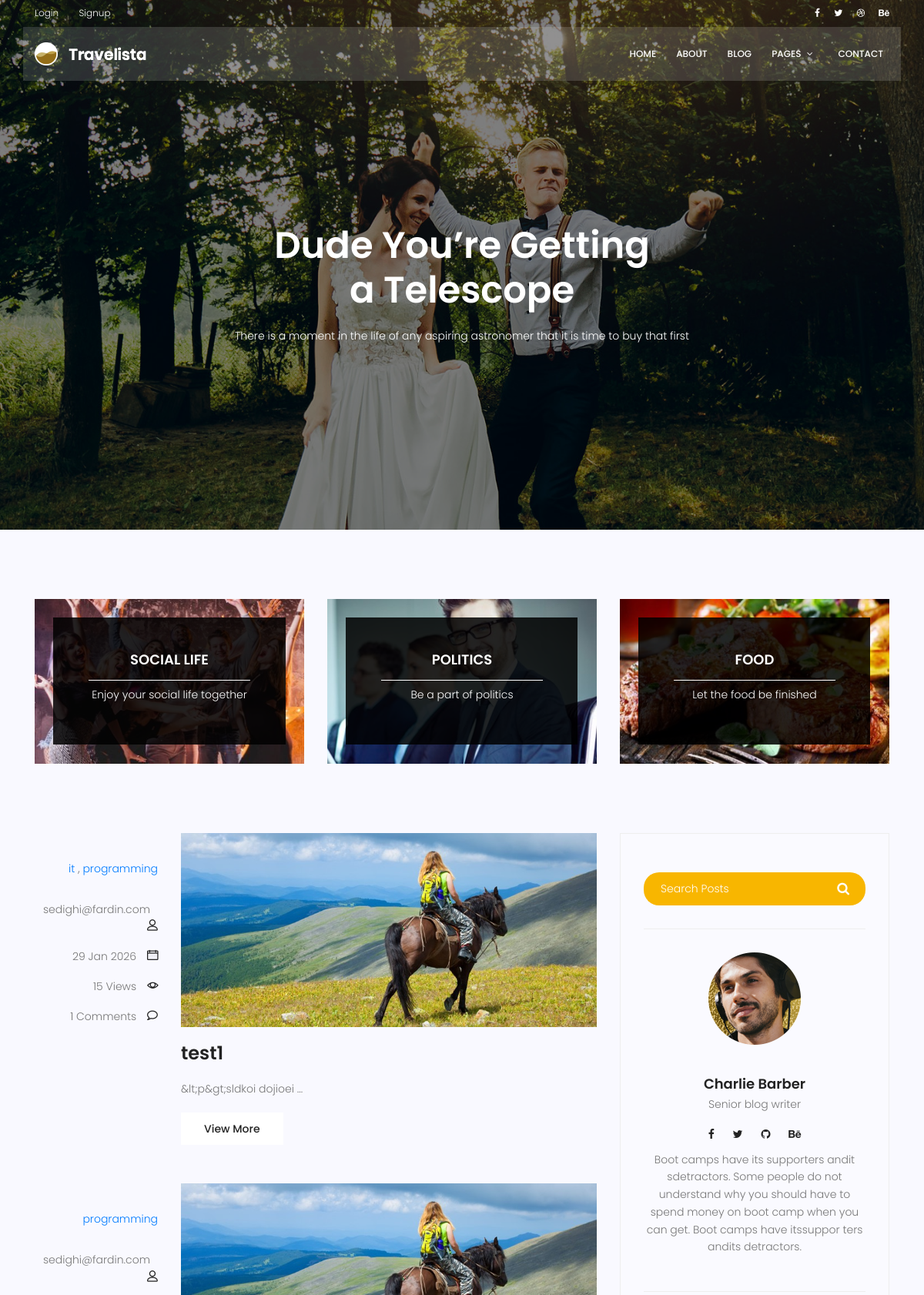
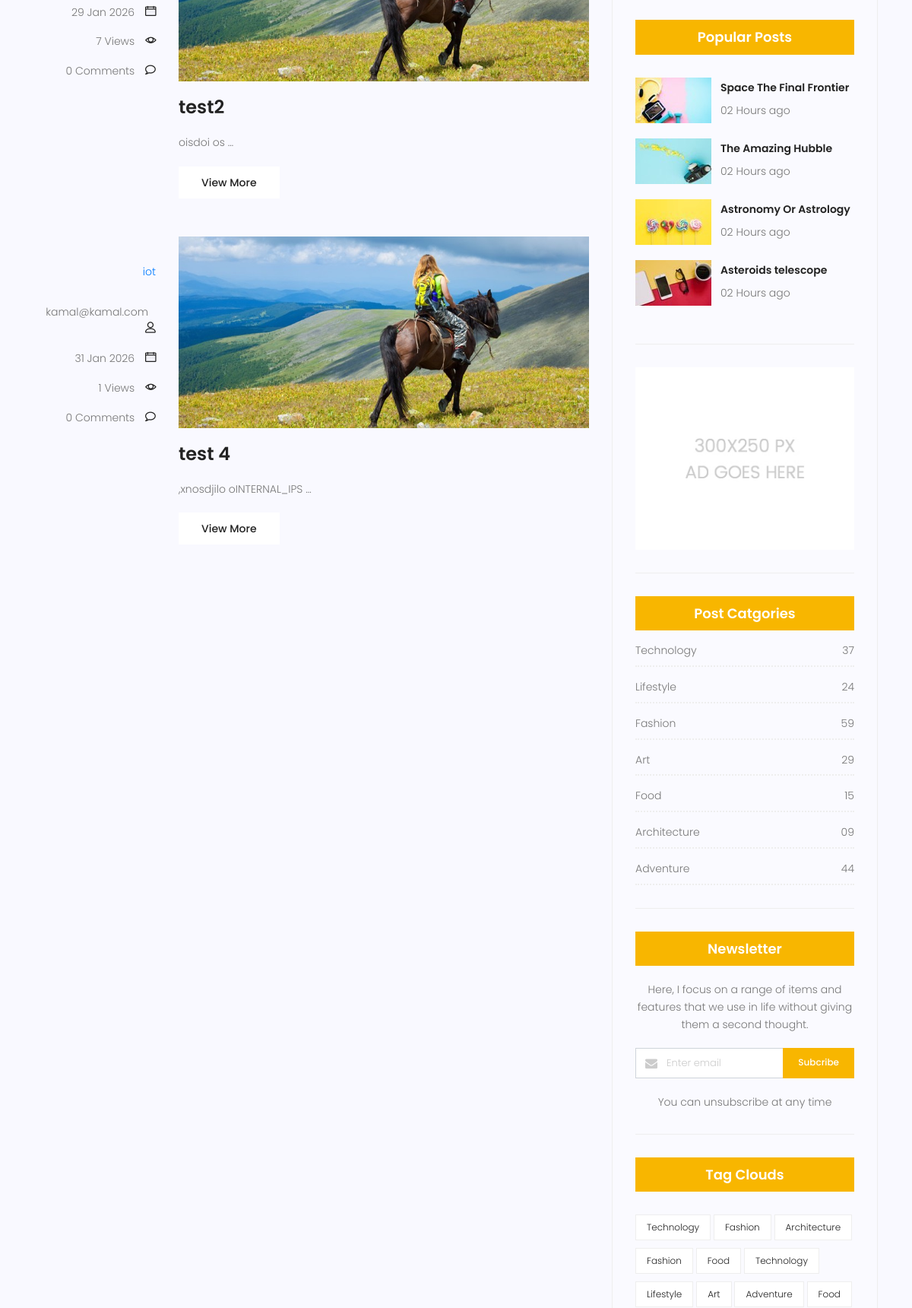
The app's page /blog/search/ (upper part) with its own data (2 pictures, top to bottom).
### blog/models.py (models this page shows, shortened)
class Category(models.Model):
    name = models.CharField(max_length = 255)
    def __str__(self):
        return self.name

class Post(models.Model):
    image = models.ImageField(upload_to = 'blog/', default = 'blog/default.jpg')
    author = models.ForeignKey(settings.AUTH_USER_MODEL, on_delete=models.CASCADE, null=True)
    title = models.CharField(max_length = 255)
    content = models.TextField()
    tag = TaggableManager()
    category = models.ManyToManyField(Category)
    counted_view = models.IntegerField(default = 0) # default = 0
    status = models.BooleanField(default = False)
    login_require = models.BooleanField(default = False)
    published_date = models.DateTimeField(null = True)
    created_date = models.DateTimeField(auto_now_add = True)
    updated_date = models.DateTimeField(auto_now = True)
    class Meta:
        ordering = ['created_date']

### accounts/models.py (models this page shows)
class User(AbstractBaseUser, PermissionsMixin):
    email = models.EmailField(max_length=255, unique=True)
    username = models.CharField(max_length=255, unique=True, null=True)
    date_joined = models.DateTimeField(auto_now_add=True, null=True)
    is_superuser = models.BooleanField(default=False)
    is_staff = models.BooleanField(default=False)
    is_active = models.BooleanField(default=True)
    updated_date = models.DateTimeField(auto_now=True)
    first_name = models.CharField(max_length=30)
    last_name = models.CharField(max_length=30)
    USERNAME_FIELD = "email"
    REQUIRED_FIELDS = ["username"]
    objects = UserManager()
    def __str__(self):
        return self.email

### blog/views.py (the view)
# urls.py: path('search/', blog_search, name = 'search'),
def blog_search(request):
    posts = Post.objects.filter(status = 1, published_date__lte = timezone.now())
    if request.method == 'GET':
        if S := request.GET.get('s'):
            posts = posts.filter(content__contains = S)
    context = {'posts': posts}
    return render(request, 'blog/blog-home.html', context)

### blog/templatetags/blog_tags.py (called while the page is built)
@register.simple_tag(name='comments_count')
def function(pid):
    post = Post.objects.get(pk=pid)
    return Comment.objects.filter(post=post.id, approved=True).count()

### templates/blog/blog-home.html (shortened to what this page needs)
{% extends 'base.html' %}
{% block content %}
{% load blog_tags %}
{% load static %}
			<section class="banner-area relative blog-home-banner" id="home">
				<div class="overlay overlay-bg"></div>
				<div class="container">
					<div class="row d-flex align-items-center justify-content-center">
						<div class="about-content blog-header-content col-lg-12">
							<h1 class="text-white">
								Dude You’re Getting
								a Telescope
							</h1>
							<p class="text-white">
								There is a moment in the life of any aspiring astronomer that it is time to buy that first
							</p>
						</div>
					</div>
				</div>
			</section>
			<section class="top-category-widget-area pt-90 pb-90 ">
				<div class="container">
					<div class="row">
						<div class="col-lg-4">
							<div class="single-cat-widget">
								<div class="content relative">
									<div class="overlay overlay-bg"></div>
								    <a href="#" target="_blank">
								      <div class="thumb">
								  		 <img class="content-image img-fluid d-block mx-auto" src="{% static 'img/blog/cat-widget1.jpg' %}" alt="">
								  	  </div>
								      <div class="content-details">
								        <h4 class="content-title mx-auto text-uppercase">Social life</h4>
								        <span></span>
								        <p>Enjoy your social life together</p>
								      </div>
								    </a>
								</div>
							</div>
						</div>
						<div class="col-lg-4">
							<div class="single-cat-widget">
								<div class="content relative">
									<div class="overlay overlay-bg"></div>
								    <a href="#" target="_blank">
								      <div class="thumb">
								  		 <img class="content-image img-fluid d-block mx-auto" src="{% static 'img/blog/cat-widget2.jpg' %}" alt="">
								  	  </div>
								      <div class="content-details">
								        <h4 class="content-title mx-auto text-uppercase">Politics</h4>
								        <span></span>
								        <p>Be a part of politics</p>
								      </div>
								    </a>
								</div>
							</div>
						</div>
						<div class="col-lg-4">
							<div class="single-cat-widget">
								<div class="content relative">
									<div class="overlay overlay-bg"></div>
								    <a href="#" target="_blank">
								      <div class="thumb">
								  		 <img class="content-image img-fluid d-block mx-auto" src="{% static 'img/blog/cat-widget3.jpg' %}" alt="">
								  	  </div>
								      <div class="content-details">
								        <h4 class="content-title mx-auto text-uppercase">Food</h4>
								        <span></span>
								        <p>Let the food be finished</p>
								      </div>
								    </a>
								</div>
							</div>
						</div>
					</div>
				</div>
			</section>
			<section class="post-content-area">
				<div class="container">
					<div class="row">
						<div class="col-lg-8 posts-list">
							{% for post in posts %}
							<div class="single-post row">
								<div class="col-lg-3  col-md-3 meta-details">
									<ul class="tags">
										{% for cat in post.category.all %}
											<a href="{% url 'blog:category' cat_name=cat.name %}">{{cat.name}}</a> {% if not forloop.last %},{% endif %}
										{% endfor %}
									</ul>
									<div class="user-details row">
										<p class="user-name col-lg-12 col-md-12 col-6"><a href="{% url 'blog:author' author_username=post.author.username %}">{{post.author}}</a> <span class="lnr lnr-user"></span></p>
										<p class="date col-lg-12 col-md-12 col-6"><a href="#">{{post.published_date|date:"d M Y"}}</a> <span class="lnr lnr-calendar-full"></span></p>
										<p class="view col-lg-12 col-md-12 col-6"><a href="#">{{post.counted_view}} Views</a> <span class="lnr lnr-eye"></span></p>
										<p class="comments col-lg-12 col-md-12 col-6"><a href="#">{% comments_count post.id %} Comments</a> <span class="lnr lnr-bubble"></span></p>
									</div>
								</div>
								<div class="col-lg-9 col-md-9 ">
									<div class="feature-img">
										<img class="img-fluid" src="{{post.image.url}}" alt="">
									</div>
									<a class="posts-title" href="{% url 'blog:single' pid=post.id %}"><h3>{{post.title}}</h3></a>
									<p class="excert">
										{{post.content|truncatewords:2}}
									</p>
									<a href="{% url 'blog:single' pid=post.id %}" class="primary-btn">View More</a>
								</div>
							</div>
							{% endfor %}
		                    <nav class="blog-pagination justify-content-center d-flex">
		                    </nav>
						</div>
						<div class="col-lg-4 sidebar-widgets">
							<div class="widget-wrap">
								{% include 'blog/blog-search.html' %}
								{% include 'blog/blog-writer.html' %}
								<div class="single-sidebar-widget popular-post-widget">
									<h4 class="popular-title">Popular Posts</h4>
									<div class="popular-post-list">
										<div class="single-post-list d-flex flex-row align-items-center">
											<div class="thumb">
												<img class="img-fluid" src="{% static 'img/blog/pp1.jpg' %}" alt="">
											</div>
											<div class="details">
												<a href="blog-single.html"><h6>Space The Final Frontier</h6></a>
												<p>02 Hours ago</p>
											</div>
										</div>
										<div class="single-post-list d-flex flex-row align-items-center">
											<div class="thumb">
												<img class="img-fluid" src="{% static 'img/blog/pp2.jpg' %}" alt="">
											</div>
											<div class="details">
												<a href="blog-single.html"><h6>The Amazing Hubble</h6></a>
												<p>02 Hours ago</p>
											</div>
										</div>
										<div class="single-post-list d-flex flex-row align-items-center">
											<div class="thumb">
												<img class="img-fluid" src="{% static 'img/blog/pp3.jpg' %}" alt="">
											</div>
											<div class="details">
												<a href="blog-single.html"><h6>Astronomy Or Astrology</h6></a>
												<p>02 Hours ago</p>
											</div>
										</div>
										<div class="single-post-list d-flex flex-row align-items-center">
											<div class="thumb">
												<img class="img-fluid" src="{% static 'img/blog/pp4.jpg' %}" alt="">
											</div>
											<div class="details">
												<a href="blog-single.html"><h6>Asteroids telescope</h6></a>
												<p>02 Hours ago</p>
											</div>
										</div>
									</div>
								</div>
								<div class="single-sidebar-widget ads-widget">
									<a href="#"><img class="img-fluid" src="{% static 'img/blog/ads-banner.jpg' %}" alt=""></a>
								</div>
								<div class="single-sidebar-widget post-category-widget">
									<h4 class="category-title">Post Catgories</h4>
									<ul class="cat-list">
										<li>
											<a href="#" class="d-flex justify-content-between">
												<p>Technology</p>
												<p>37</p>
											</a>
										</li>
										<li>
											<a href="#" class="d-flex justify-content-between">
												<p>Lifestyle</p>
												<p>24</p>
											</a>
										</li>
										<li>
											<a href="#" class="d-flex justify-content-between">
												<p>Fashion</p>
												<p>59</p>
											</a>
										</li>
										<li>
											<a href="#" class="d-flex justify-content-between">
												<p>Art</p>
												<p>29</p>
											</a>
										</li>
										<li>
											<a href="#" class="d-flex justify-content-between">
												<p>Food</p>
												<p>15</p>
											</a>
										</li>
										<li>
											<a href="#" class="d-flex justify-content-between">
												<p>Architecture</p>
												<p>09</p>
											</a>
										</li>
										<li>
											<a href="#" class="d-flex justify-content-between">
												<p>Adventure</p>
												<p>44</p>
											</a>
										</li>
									</ul>
								</div>
								<div class="single-sidebar-widget newsletter-widget">
									<h4 class="newsletter-title">Newsletter</h4>
									<p>
										Here, I focus on a range of items and features that we use in life without
										giving them a second thought.
									</p>
									<div class="form-group d-flex flex-row">
									   <div class="col-autos">
									      <div class="input-group">
									        <div class="input-group-prepend">
									          <div class="input-group-text"><i class="fa fa-envelope" aria-hidden="true"></i>
											</div>
									        </div>
									        <input type="text" class="form-control" id="inlineFormInputGroup" placeholder="Enter email" onfocus="this.placeholder = ''" onblur="this.placeholder = 'Enter email'" >
									      </div>
									    </div>
									    <a href="#" class="bbtns">Subcribe</a>
									</div>
									<p class="text-bottom">
										You can unsubscribe at any time
									</p>
								</div>
								<div class="single-sidebar-widget tag-cloud-widget">
									<h4 class="tagcloud-title">Tag Clouds</h4>
									<ul>
										<li><a href="#">Technology</a></li>
										<li><a href="#">Fashion</a></li>
										<li><a href="#">Architecture</a></li>
										<li><a href="#">Fashion</a></li>
										<li><a href="#">Food</a></li>
										<li><a href="#">Technology</a></li>
										<li><a href="#">Lifestyle</a></li>
										<li><a href="#">Art</a></li>
										<li><a href="#">Adventure</a></li>
										<li><a href="#">Food</a></li>
									</ul>
								</div>
							</div>
						</div>
					</div>
				</div>
			</section>
{% endblock %}

### records on screen
Post: author "sedighi@fardin.com", published_date "29 Jan 2026", counted_view "15", id "1", image (placeholder picture), title "test1", content "&lt;p&gt;sldkoi dojioei …"
Category: name "it"
Category: name "programming"
Post: author "sedighi@fardin.com", published_date "29 Jan 2026", counted_view "7", id "0", image (placeholder picture), title "test2", content "oisdoi os …"
Post: author "kamal@kamal.com", published_date "31 Jan 2026", counted_view "1", id "0", image (placeholder picture), title "test 4", content ",xnosdjilo oINTERNAL_IPS …"
Category: name "iot"
